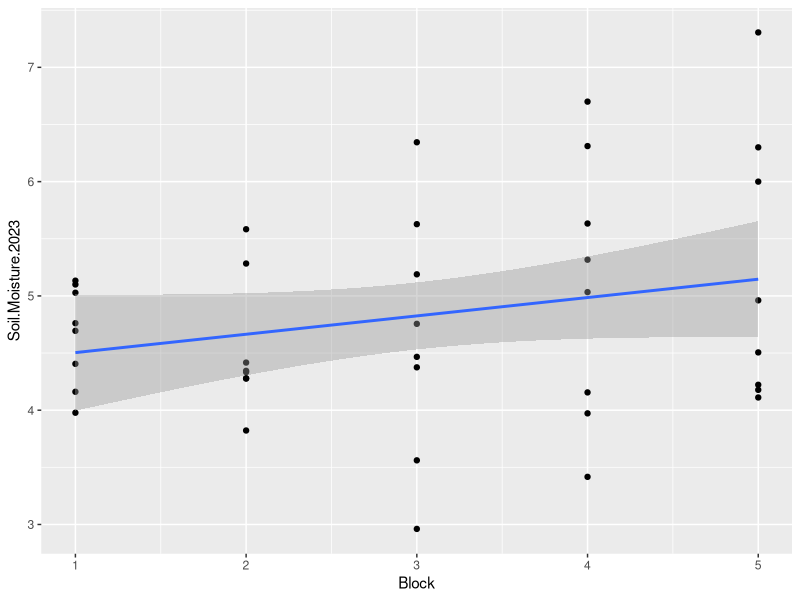

Write R code to recreate this figure.
# EL Soil Moisture Calulations
# Initiated: 8/23/2023
# Complted:

setwd("C:/Users/jargr/Dropbox/PC/Desktop/Data Analysis/RMBL/2023 Argrett")

# Load-in packages
library(tidyverse) # for data working
library(ggplot2) # plotting
library(ggpubr) # plotting
library(car) # Regression Analysis

soil.moisture <- read.csv("Emerald Lake Soil Moisture Data.csv")

#checking data structure
str(soil.moisture)
soil.moisture$Average.Soil.Moisture <- as.numeric(soil.moisture$Average.Soil.Moisture)
soil.moisture$Date <- as.factor(soil.moisture$Date)
is.na(soil.moisture)
moisture <- na.omit(soil.moisture)

#Create a new DF that groups by averages per plot
ASM.Plot <- moisture %>%
  group_by(Plot) %>%
  summarize(ASM=mean(Average.Soil.Moisture))

SM <- merge(moisture,ASM.Plot,by="Plot")
str(SM)
SM$Plot <- as.factor(SM$Plot)
#Data Visualizations
EL <- read.csv("Emerald Lake Plot Data.csv")

ggplot(EL, aes(x=Block, y=Soil.Moisture.2023)) +
  geom_point() + 
  geom_smooth(method=lm, se=TRUE)

#linear regression and ANOVA to to see if Block and Elevation effect SM
sm.lm <- lm(Soil.Moisture.2023~Block*Elevation, data = EL)
summary(sm.lm)
Anova(sm.lm)
